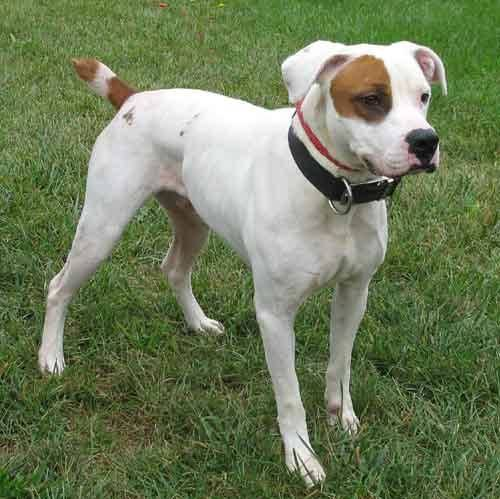
#> input picture Basics/dog.790.jpg, 500 x 499 px
$ jupyter execute 'color spaces.ipynb'
#> lines starting #> are read from the running program, lines starting #| are printed output that depends on the picture
[cell 1]
import cv2
import numpy as np

[cell 2]
image = cv2.imread('dog.790.jpg')
#> image is the input picture: shape (499, 500, 3); mean B, G, R 90.1, 124.2, 111.1

[cell 3]
# getting the BGR values for the first pixel
B,G, R = image[0, 0]
#> B = 62; G = 121; R = 100
print (B ,G, R)
#| 62 121 100
print(image.shape)
#| (499, 500, 3)

[cell 4]
grey_image = cv2.cvtColor(image, cv2.COLOR_BGR2GRAY)
print(grey_image.shape)
#| (499, 500)
print(grey_image[0, 0])
#| 108

### color spaces in HSV ie Hue Saturation and value

[cell 5]
image = cv2.imread('dog.790.jpg')
hsv_image = cv2.cvtColor(image, cv2.COLOR_BGR2HSV)
#> hsv_image: shape (499, 500, 3); mean H, S, V 41, 88.8, 125.7
cv2.imshow('HSV Image', hsv_image)
cv2.imshow('Hue image',hsv_image[:, :, 0])
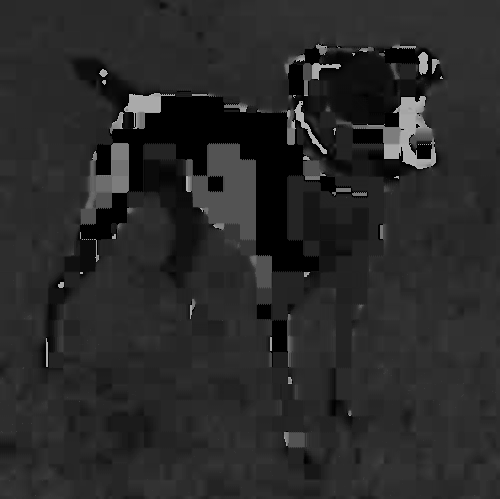
#> window 'Hue image': shape (499, 500); min 0, max 179, mean 41
cv2.imshow('Saturation image', hsv_image[:,:,1])
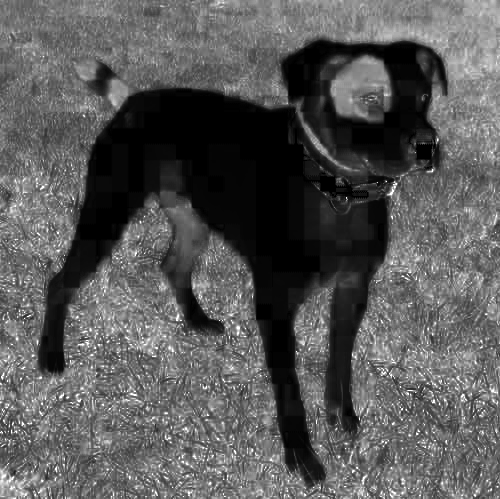
#> window 'Saturation image': shape (499, 500); min 0, max 255, mean 88.8
cv2.imshow('Value image',hsv_image[:, :, 2])
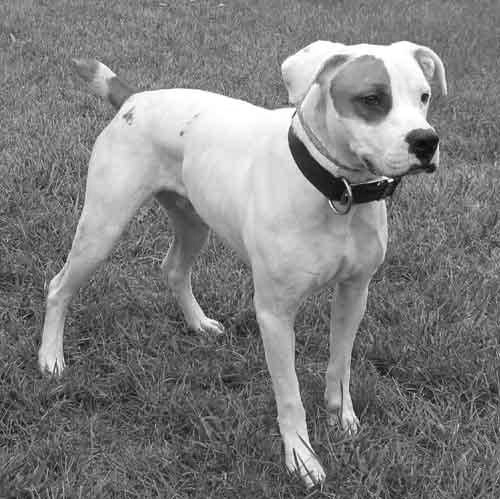
#> window 'Value image': shape (499, 500); min 1, max 255, mean 125.7
cv2.waitKey()
cv2.destroyAllWindows()

### splitting the image into different images with distinct Blue Green and Red images

[cell 6]
image = cv2.imread('tobago.jpg')
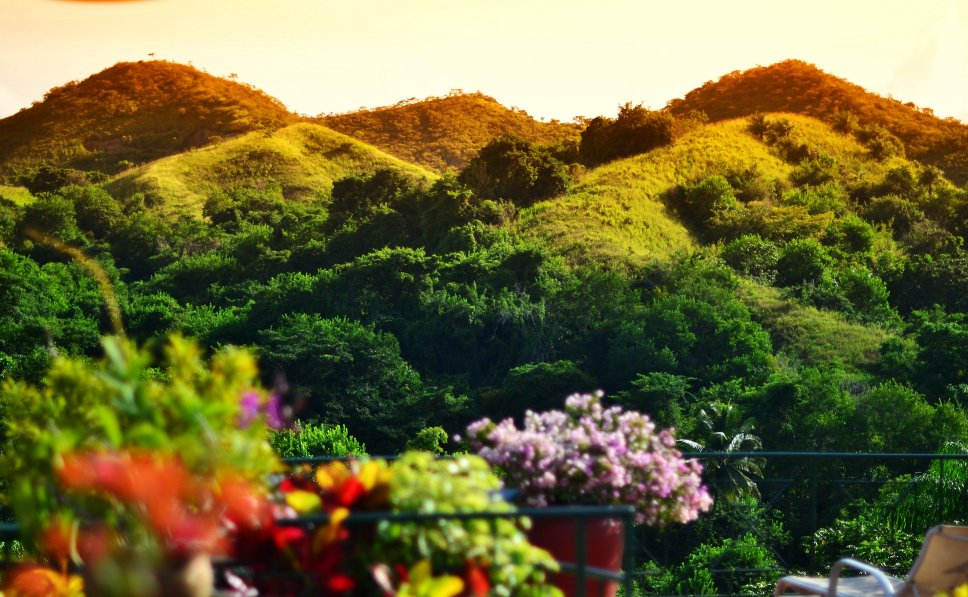
#> input picture Basics/tobago.jpg, 968 x 597 px
#> image is the input picture: shape (597, 968, 3); mean B, G, R 57.2, 104.8, 110.5
#openCVs 'split' function splits the image into each distinct color index
B, G, R = cv2.split(image)
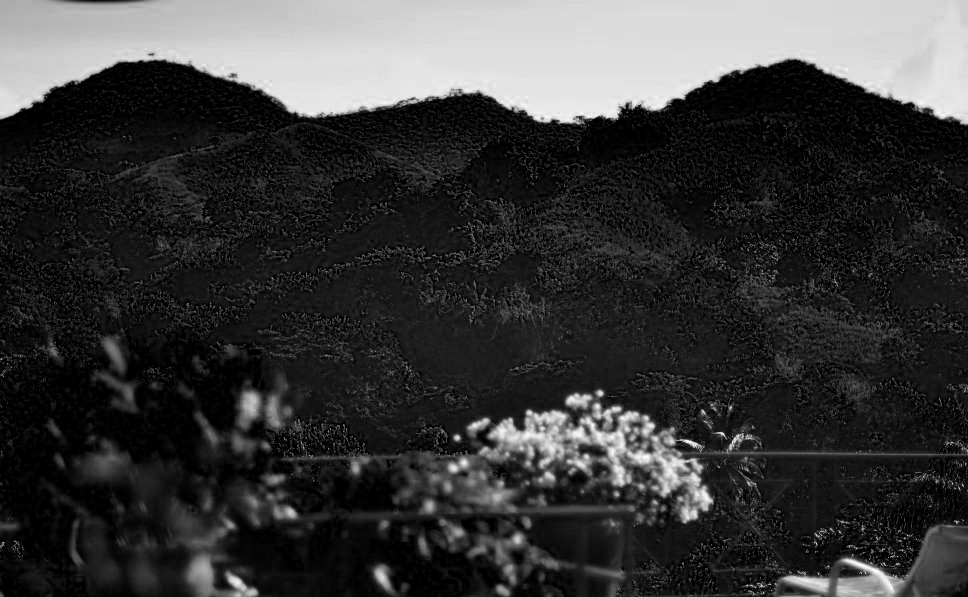
#> B: shape (597, 968); min 0, max 255, mean 57.2
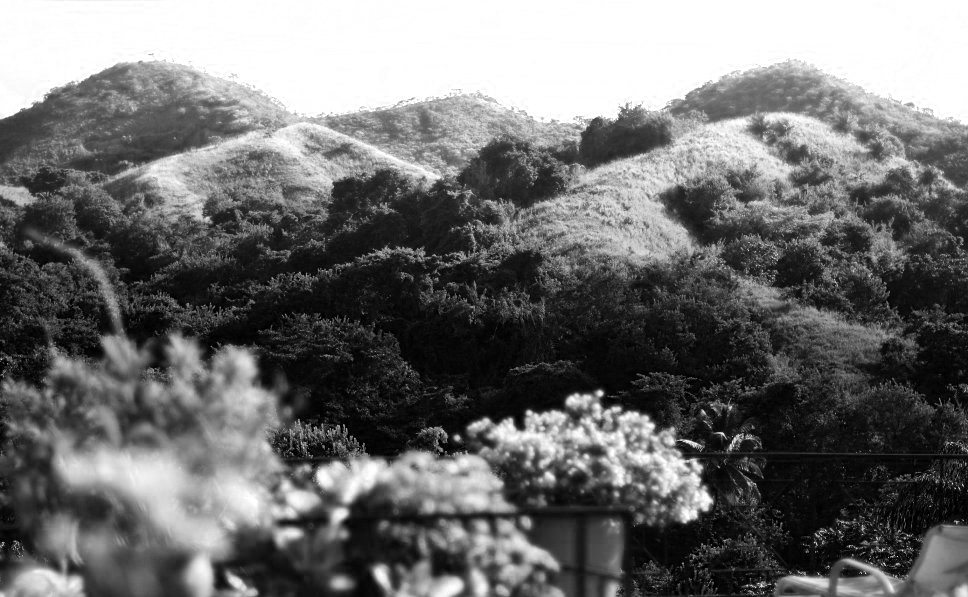
#> R: shape (597, 968); min 0, max 255, mean 110.5
print(B.shape)
#| (597, 968)

#images will be shown in grayscale
cv2.imshow('original', image)
cv2.imshow('Redified image', R)
cv2.imshow('Greenified image', G)
cv2.imshow('Blue image', B)

# remaking the image
merge = cv2.merge([B, G, R])
cv2.imshow('Merged pic', merge)

#amplifying the color
merge = cv2.merge([B+100, G+100, R])
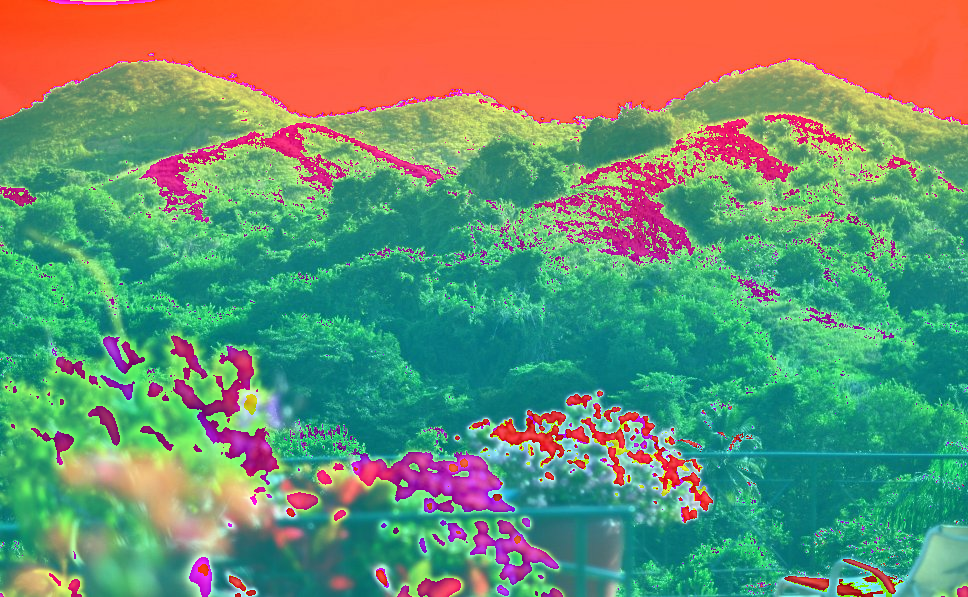
#> merge: shape (597, 968, 3); mean B, G, R 113.6, 143.1, 110.5
cv2.imshow('Merged pic with green and Blue color amplified', merge)

cv2.waitKey()
cv2.destroyAllWindows()

### Showing the Red Blue and green pics individually ###

[cell 7]
image = cv2.imread('tobago.jpg')
#openCVs 'split' function splits the image into each distinct color index
B, G, R = cv2.split(image)

zeros = np.zeros(image.shape[:2], dtype = 'uint8')
cv2.imshow('Red', cv2.merge([zeros, zeros, R]))
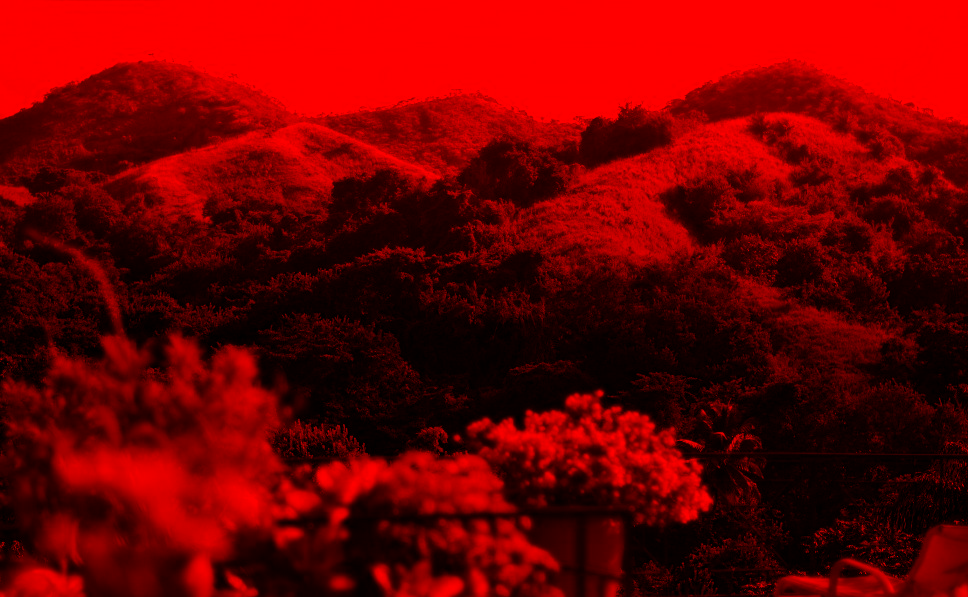
#> window 'Red': shape (597, 968, 3); mean B, G, R 0, 0, 110.5
cv2.imshow('Green', cv2.merge([zeros, G, zeros]))
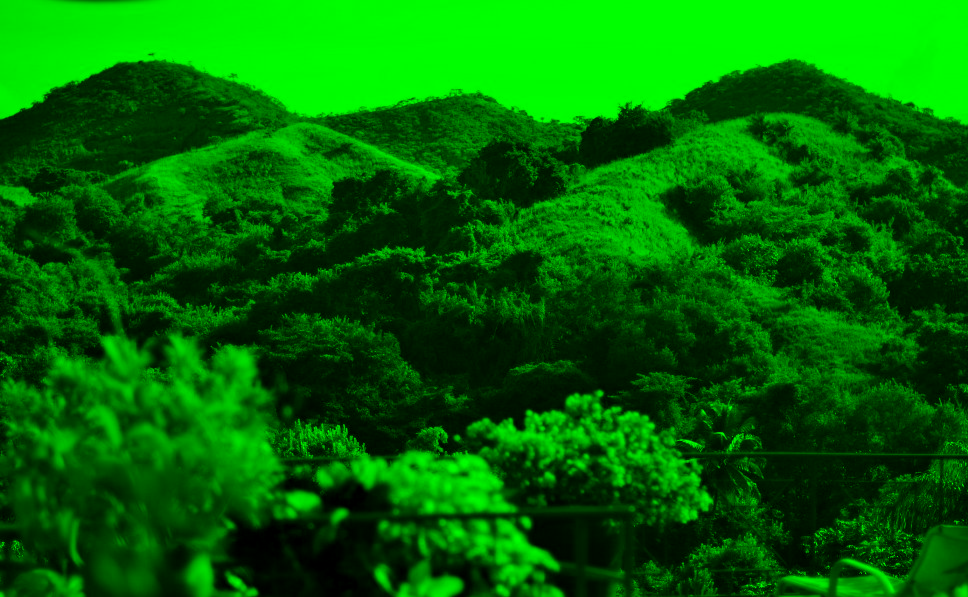
#> window 'Green': shape (597, 968, 3); mean B, G, R 0, 104.8, 0
cv2.imshow('Blue', cv2.merge([B, zeros, zeros]))
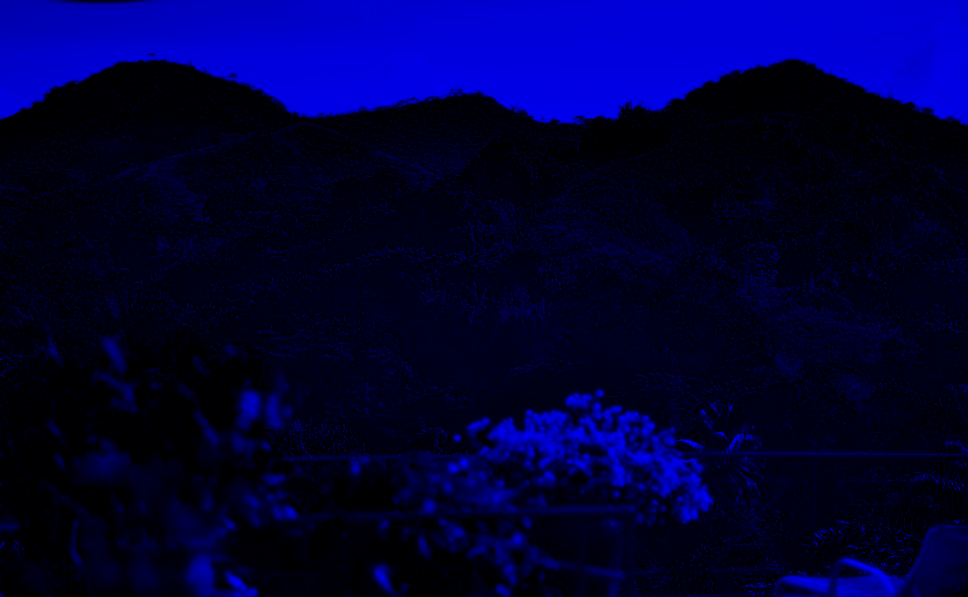
#> window 'Blue': shape (597, 968, 3); mean B, G, R 57.2, 0, 0
cv2.waitKey()
cv2.destroyAllWindows()

[cell 8]
image.shape[:2]
#> Out = (597, 968)
